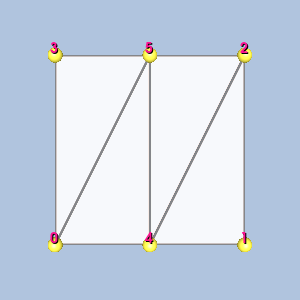

Python code for this plot:
#!/usr/bin/env python

# Render a single quadratic linear quad isoparametric cell with vertex-ordering
# labels and gold sphere glyphs at the vertices.

# Factory overrides: importing these modules registers the OpenGL rendering
# and interaction style implementations for vtkRenderingCore factory classes.
import vtkmodules.vtkInteractionStyle  # noqa: F401
import vtkmodules.vtkRenderingOpenGL2  # noqa: F401
# VTK pipeline classes used in this example
from vtkmodules.vtkCommonCore import vtkPoints
from vtkmodules.vtkCommonDataModel import (
    vtkQuadraticLinearQuad,
    vtkUnstructuredGrid,
)
from vtkmodules.vtkFiltersSources import vtkSphereSource
from vtkmodules.vtkRenderingCore import (
    vtkActor,
    vtkActor2D,
    vtkDataSetMapper,
    vtkGlyph3DMapper,
    vtkProperty,
    vtkRenderWindow,
    vtkRenderWindowInteractor,
    vtkRenderer,
    vtkTextProperty,
)
from vtkmodules.vtkRenderingLabel import vtkLabeledDataMapper

# Colors (normalized RGB)
dark_salmon_rgb = (0.914, 0.588, 0.478)
seashell_rgb = (1.0, 0.961, 0.933)
gold_rgb = (1.0, 0.843, 0.0)
yellow_rgb = (1.0, 1.0, 0.0)
deep_pink_rgb = (1.0, 0.078, 0.576)
background_rgb = (0.690, 0.769, 0.871)

# Cell: build from parametric coordinates
cell = vtkQuadraticLinearQuad()
pc = cell.GetParametricCoords()
for i in range(cell.GetNumberOfPoints()):
    cell.GetPointIds().SetId(i, i)
    cell.GetPoints().SetPoint(i, pc[3 * i], pc[3 * i + 1], pc[3 * i + 2])

# Unstructured grid
grid = vtkUnstructuredGrid()
grid.SetPoints(cell.GetPoints())
grid.InsertNextCell(cell.GetCellType(), cell.GetPointIds())

# Center the cell at the origin
bounds = grid.GetBounds()
pts = grid.GetPoints()
new_pts = vtkPoints()
new_pts.SetNumberOfPoints(pts.GetNumberOfPoints())
for i in range(pts.GetNumberOfPoints()):
    px, py, pz = pts.GetPoint(i)
    new_pts.SetPoint(i, px - (bounds[0] + bounds[1]) / 2.0,
                     py - (bounds[2] + bounds[3]) / 2.0,
                     pz - (bounds[4] + bounds[5]) / 2.0)
grid.SetPoints(new_pts)

# Cell surface property
cell_surface_property = vtkProperty()
cell_surface_property.SetAmbientColor(dark_salmon_rgb)
cell_surface_property.SetDiffuseColor(seashell_rgb)
cell_surface_property.SetSpecularColor(1.0, 1.0, 1.0)
cell_surface_property.SetSpecular(0.5)
cell_surface_property.SetDiffuse(0.7)
cell_surface_property.SetAmbient(0.5)
cell_surface_property.SetSpecularPower(20.0)
cell_surface_property.SetOpacity(0.9)
cell_surface_property.EdgeVisibilityOn()
cell_surface_property.SetLineWidth(3)

mapper = vtkDataSetMapper()
mapper.SetInputData(grid)
actor = vtkActor()
actor.SetMapper(mapper)
actor.SetProperty(cell_surface_property)

# Vertex labels
label_text_property = vtkTextProperty()
label_text_property.BoldOn()
label_text_property.ShadowOn()
label_text_property.SetJustificationToCentered()
label_text_property.SetColor(deep_pink_rgb)
label_text_property.SetFontSize(14)

label_mapper = vtkLabeledDataMapper()
label_mapper.SetInputData(grid)
label_mapper.SetLabelTextProperty(label_text_property)
label_actor = vtkActor2D()
label_actor.SetMapper(label_mapper)

# Vertex glyphs: gold spheres
sphere = vtkSphereSource()
sphere.SetPhiResolution(21)
sphere.SetThetaResolution(21)
sphere.SetRadius(0.04)

glyph_mapper = vtkGlyph3DMapper()
glyph_mapper.SetInputData(grid)
glyph_mapper.SetSourceConnection(sphere.GetOutputPort())
glyph_mapper.ScalingOn()
glyph_mapper.ScalarVisibilityOff()

point_glyph_property = vtkProperty()
point_glyph_property.SetAmbientColor(gold_rgb)
point_glyph_property.SetDiffuseColor(yellow_rgb)
point_glyph_property.SetSpecularColor(1.0, 1.0, 1.0)
point_glyph_property.SetSpecular(0.5)
point_glyph_property.SetDiffuse(0.7)
point_glyph_property.SetAmbient(0.5)
point_glyph_property.SetSpecularPower(20.0)
point_glyph_property.SetOpacity(1.0)

glyph_actor = vtkActor()
glyph_actor.SetMapper(glyph_mapper)
glyph_actor.SetProperty(point_glyph_property)

# Renderer
renderer = vtkRenderer()
renderer.AddActor(actor)
renderer.AddActor(label_actor)
renderer.AddActor(glyph_actor)
renderer.SetBackground(background_rgb)

# Window
render_window = vtkRenderWindow()
render_window.AddRenderer(renderer)
render_window.SetWindowName("isoparametric cell quadratic linear quad")
render_window.SetMultiSamples(0)
render_window.SetSize(300, 300)

# Interactor
render_window_interactor = vtkRenderWindowInteractor()
render_window_interactor.SetRenderWindow(render_window)

# Scene: configure the camera
renderer.ResetCamera()

render_window_interactor.Initialize()
render_window_interactor.Start()
